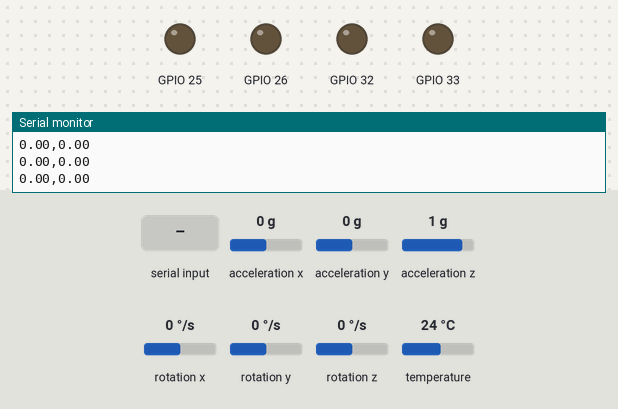
Bench run of a program on a simulated ESP32. Parts: output pins drawn as LEDs (lit = HIGH), the last lines printed to the serial monitor. The test bench sets the inputs (shaded band); at power-on: rotation z 0 °/s, acceleration x 0 g, acceleration y 0 g, acceleration z 1 g, rotation x 0 °/s, rotation y 0 °/s, temperature 24 °C. Pins used as bus, display or sensor lines are not drawn.

Above: at 1.4 s.
1.5 s: rotation z set to -192 °/s
At 1.71 s:
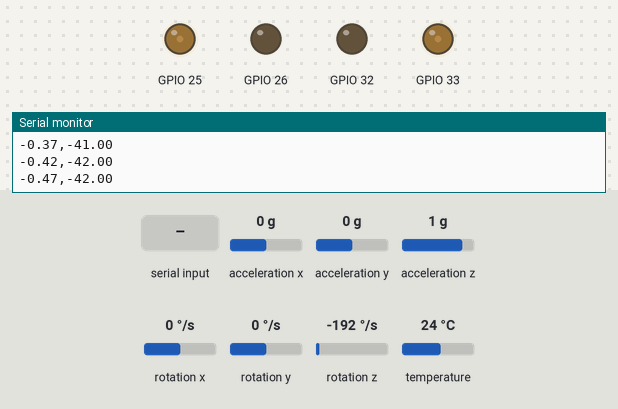
4.5 s: "p:90, i:45, d:200\n" received over Serial
At 5.59 s:
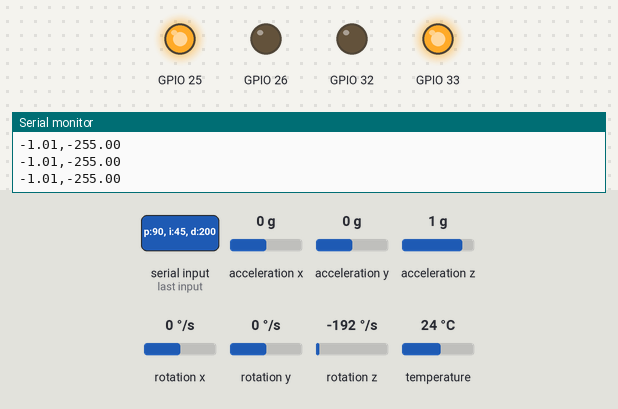
7.5 s: acceleration x set to 0.8 g
At 8.2 s:
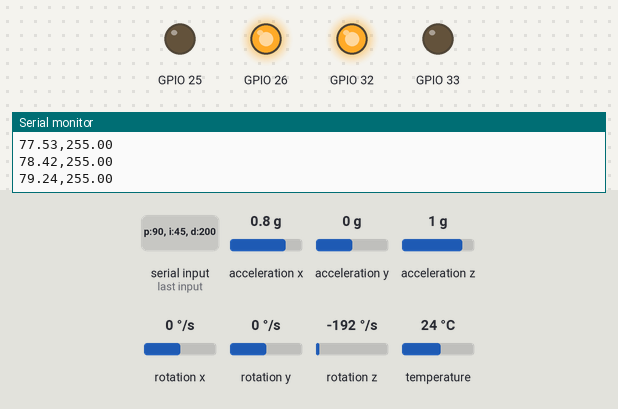
9.0 s: "90,45\n" received over Serial
At 9.5 s:
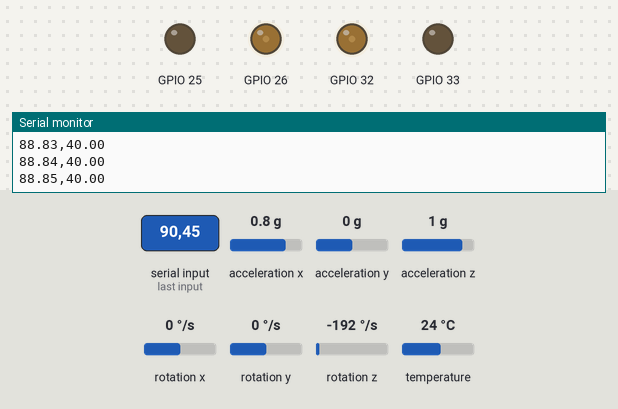
Timing chart, 0 to 11.5 s (numbered marks = the images above; inputs shaded):
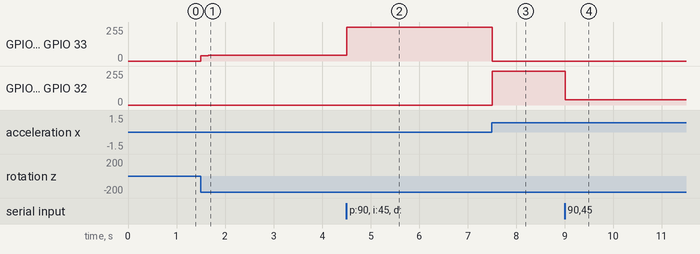

The program:

main.cpp
```cpp
#include <Arduino.h>
#include "config.h"
#include "balancer.h"
#include "communiation.h"

Balancer balancer;
Communication com;

void setup() {
    Serial.begin(115200);
    balancer.init();
}

void loop() {
    float output = balancer.update();

    static unsigned long lastPrint = 0;
    if (millis() - lastPrint > 20) {
        com.sendData(balancer.getAngle(), output);
        lastPrint = millis();
    }
    com.receiveData(balancer);
    delay(5);
}
```

Test_.cpp
```cpp

```

balancer.cpp
```cpp
#include "balancer.h"
#include "config.h"
#include "motor.h"
#include <Arduino.h>
#include "pid.h"
#include "mpu.h"
Balancer::Balancer()
    :_motorLinks(In1, In2, PWM_CH_A1, PWM_CH_A2)
    ,_motorRechts(In3, In4, PWM_CH_B1, PWM_CH_B2)
    , _mpu()
    , _pid(KP, KI, KD)
{ }

void Balancer::init() {
    pinMode(SLEEP_PIN, OUTPUT);
    digitalWrite(SLEEP_PIN, HIGH);
    _mpu.init();
    _mpu.calibrate();
}

void Balancer::forward(int speed) {
    _motorRechts.forward(speed);
    _motorLinks.forward(speed);
}

void Balancer::backward(int speed) {
    _motorRechts.backward(speed);
    _motorLinks.backward(speed);
}

void Balancer::stop() {
    _motorRechts.stop();
    _motorLinks.stop();
}

float Balancer::update() {
    float error = _mpu.getError();
    float output = _pid.output(error);
    output = constrain(output, -255, 255);

    if (output > 0) output = map(output, 0, 255, TOTPUNKT, 255);
    if (output < 0) output = map(output, -255, 0, -255, -TOTPUNKT);

    if (output > 0) {
        forward(int(output));
    }else if (output < 0) {
        backward(int(-output));
    }else{
        stop();
    }
    return output;
}

void Balancer::setPID(float kp, float ki, float kd) {
    _pid.setGains(kp, ki, kd);
}
```

balancer.h
```cpp
#pragma once

#include "motor.h"
#include "config.h"
#include "mpu.h"
#include "pid.h"

class Balancer {
private:
    Motor _motorLinks;
    Motor _motorRechts;
    MPU _mpu;
    Pid _pid;

public:
    Balancer();
    void init();
    void forward(int speed);
    void backward(int speed);
    void stop();
    float update();
    void setPID(float kp, float ki, float kd);
    float getAngle() { return _mpu.getError(); }
};
```

communiation.h
```cpp
#pragma once
#include "balancer.h"

class Communication {

    public:
    void sendData(float angle, float motorOutput);
    void receiveData(Balancer& balancer);

};
```

communication.cpp
```cpp
#include "communiation.h"
#include "mpu.h"
#include "pid.h"


void Communication::sendData(float angle, float motorOutput) {
    Serial.print(angle);
    Serial.print(",");
    Serial.println(motorOutput);

}

void Communication::receiveData(Balancer& balancer) {
    if (Serial.available()) {
        String msg = Serial.readStringUntil('\n');
        float p, i, d;
        sscanf(msg.c_str(), "p:%f, i:%f, d:%f", &p, &i, &d);
        balancer.setPID(p,i,d);
    }
}
```

motor.cpp
```cpp
#include "motor.h"

#include <Arduino.h>
#include "config.h"

Motor::Motor(int in1, int in2, int pwmCh1, int pwmCh2) {
    _in1 = in1;
    _in2 = in2;
    _pwmCh1 = pwmCh1;
    _pwmCh2 = pwmCh2;

    ledcSetup(_pwmCh1, PWM_FREQ, PWM_RES);
    ledcSetup(_pwmCh2, PWM_FREQ, PWM_RES);
    ledcAttachPin(_in1, _pwmCh1);
    ledcAttachPin(_in2, _pwmCh2);
}

void Motor::forward(int speed) {
    ledcWrite(_pwmCh1, speed);
    ledcWrite(_pwmCh2, 0);
}

void Motor::backward(int speed) {
    ledcWrite(_pwmCh1, 0);
    ledcWrite(_pwmCh2, speed);
}

void Motor::stop() {
    ledcWrite(_pwmCh1, 0);
    ledcWrite(_pwmCh2, 0);
}
```

motor.h
```cpp
#pragma once
#include <Arduino.h>

class Motor {
private:
    int _in1, _in2;
    int _pwmCh1, _pwmCh2;

public:
    Motor(int in1, int in2, int pwmCh1, int pwmCh2);
    void forward(int speed);
    void backward(int speed);
    void stop();
};
```

mpu.cpp
```cpp
#include "mpu.h"
#include <Adafruit_MPU6050.h>
#include <Adafruit_Sensor.h>
#include <Wire.h>
#include "config.h"

MPU::MPU(){
     angle = 0.0f;
     offset = 0.0f;
     lastTime = 0.0f;
}

bool MPU::init() {

     Serial.println("Serching for MPU");

     //Connecting pins
     Wire.begin(SDA_PIN, SCL_PIN);

     //test ifg connection is possible

     if (!mpu.begin()) {
          Serial.println("Could not find MPU device!");
          return false;
     }else {
          Serial.println("MPU found!");


          mpu.setAccelerometerRange(MPU_accel_Range);
          mpu.setGyroRange(MPU_gyro_Range);
          mpu.setFilterBandwidth(MPU_filter_bandwidth);
          return true;
     }
}

SensorData MPU::readSensor(){
     sensors_event_t a,g,temp;
     mpu.getEvent(&a, &g, &temp);

     //get data
     SensorData data;
     data.ax = a.acceleration.x;
     data.ay = a.acceleration.y;
     data.az = a.acceleration.z;
     data.gx = g.gyro.x;
     data.gy = g.gyro.y;
     data.gz = g.gyro.z;

     return data;
}

accAngles MPU::calculateAngles(SensorData data) {

     //acc angles
     angles.ax = atan2(data.ay, data.az) *180 / PI;
     angles.ay = atan2(data.ax, data.az) *180 / PI;
     angles.az = atan2(data.ax, data.ay) *180 / PI;

     return angles;
}

filteredAngles MPU::filter(SensorData data) {
     unsigned long now = millis();
     float dt = (now-lastTime) / 1000.0f;
     lastTime = now;

     filtered.ax = 0.98f * (filtered.ax + data.gx * dt) + angles.ax *0.02f;
     filtered.ay = 0.98f * (filtered.ay + data.gy * dt) + angles.ay *0.02f;
     filtered.az = 0.98f * (filtered.az + data.gz * dt) + angles.az *0.02f;

     return filtered;

}

void MPU::calibrate() {
     float sum = 0.0f;
     for (int i = 0; i < 100; i++) {
          SensorData data = readSensor();
          calculateAngles(data);
          sum += angles.drehachse;
     }
     offset = sum /100.0f;
     lastTime = millis();
}

float MPU::getError(){
    SensorData data = readSensor();
     calculateAngles(data);
     filteredAngles f =filter(data);
     return f.drehachse - offset;
};
```

mpu.h
```cpp
#pragma once
#include <Adafruit_MPU6050.h>
#include <Adafruit_Sensor.h>
#include <Wire.h>


struct SensorData {
    float ax, ay, az;
    float gx, gy, gz;
};

struct accAngles {
    float ax, ay, az;
};

struct filteredAngles {
    float ax, ay, az;
};


class MPU {
private:
    Adafruit_MPU6050 mpu;
    accAngles angles;
    filteredAngles filtered = {0.0f, 0.0f, 0.0f};
    float angle;
    float offset;
    unsigned long lastTime;


public:
    MPU();
    bool init();
    void calibrate();
    SensorData readSensor();
    accAngles calculateAngles(SensorData angles);
    filteredAngles filter(SensorData data);
    float getError();

};
```

pid.cpp
```cpp
#include "pid.h"
#include <Arduino.h>

Pid::Pid(float kp, float ki, float kd) {
    _kp = kp;
    _ki = ki;
    _kd = kd;
    _lastTime = millis();
    _lastError = 0.0f;
    _integral = 0.0f;
}

float Pid::output(float error) {
    unsigned long now = millis();
    float dt = (now - _lastTime) / 1000.0f;

    _integral += error * dt;

    float rate = (error - _lastError) / dt;

    float p = _kp * error;
    float i = _ki * _integral;
    float d = _kd * rate;

    _lastError = error;
    _lastTime = now;

    return p + i + d;
}

void Pid::setGains(float kp, float ki, float kd) {
    _kp = kp;
    _ki = ki;
    _kd = kd;
}
```

pid.h
```cpp
#pragma once

class Pid {
private:
    float _kp;
    float _ki;
    float _kd;
    float _lastTime;
    float _lastError;
    float _integral;
public:
    Pid(float kp, float ki, float kd);
    float output(float error);
    void setGains(float kp, float ki, float kd);

};
```

config.h
```cpp
#ifndef CONFIG_H
#define CONFIG_H


//Pin Belegungen
//In
#define In4 25
#define In3 26
#define In2 33
#define  In1 32

#define SLEEP_PIN 12

//MPU 6050
#define SCL_PIN 22
#define SDA_PIN 23

#define PWM_FREQ 1000
#define PWM_RES  8
#define PWM_CH_A1 0
#define PWM_CH_A2 1
#define PWM_CH_B1 2
#define PWM_CH_B2 3

//MPU Range
#define MPU_accel_Range MPU6050_RANGE_4_G
#define MPU_gyro_Range MPU6050_RANGE_500_DEG
#define MPU_filter_bandwidth MPU6050_BAND_44_HZ

constexpr float KP = 5.0f;
constexpr float KI = 0.0f;
constexpr float KD = 0.0f;
constexpr float ANGLE_OFFSET = 0.0f;

#define drehachse az //auswhählen zwischen ax ay und az

#define TOTPUNKT 40


#endif
```

Measured:
- after the input at 4.5 s, GPIO 25, GPIO 33: 45/255 → 255/255 at once
- after the input at 7.5 s, GPIO 25, GPIO 33: 255/255 → 0/255 at once; GPIO 26, GPIO 32: 0/255 → 255/255 at once
- after the input at 9.0 s, GPIO 26, GPIO 32: 255/255 → 40/255 at once
